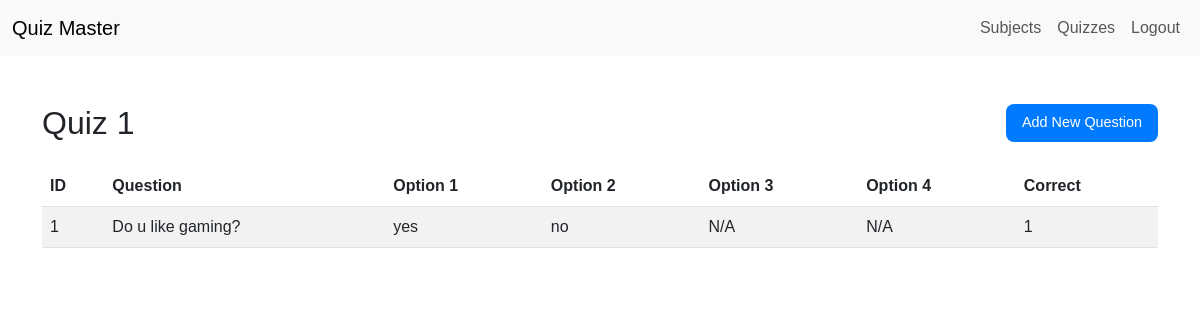
/admin/quiz/1 (signed in), run on an earlier commit of the app's database.
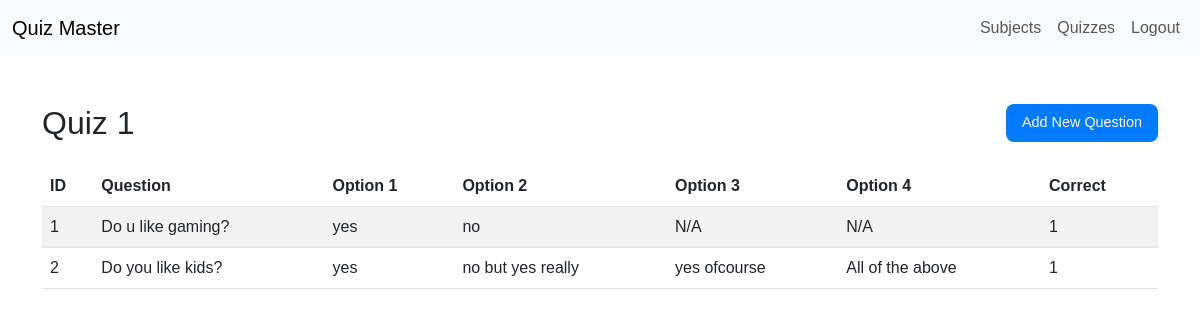
And on a later commit of the database.
### quiz_master/models.py (models this page shows)
class Quiz(db.Model):
    id = db.Column(db.Integer, primary_key=True)
    name = db.Column(db.String, nullable=False)
    chapter_id = db.Column(db.Integer, db.ForeignKey('chapter.id'), nullable=False)
    time_duration = db.Column(db.String(5), nullable=True)  # Format: HH:MM
    remarks = db.Column(db.Text, nullable=True)
    scores = db.relationship('Score', backref='quiz', lazy=True)
    questions = db.relationship('Question', backref='quiz', lazy=True)

class Question(db.Model):
    id = db.Column(db.Integer, primary_key=True)
    quiz_id = db.Column(db.Integer, db.ForeignKey('quiz.id'), nullable=False)
    question_statement = db.Column(db.Text, nullable=False)
    option1 = db.Column(db.String(120), nullable=False)
    option2 = db.Column(db.String(120), nullable=False)
    option3 = db.Column(db.String(120), nullable=False)
    option4 = db.Column(db.String(120), nullable=False)
    correct_option = db.Column(db.Integer, nullable=False)  # 1, 2, 3, or 4

### quiz_master/controllers/admin.py (the view)
@admin_bp.route("/quiz/<int:quiz_id>")
@login_required
def quiz_detail(quiz_id):
    if current_user.role != "admin":
        return redirect(url_for("user.dashboard"))
    quiz = Quiz.query.get_or_404(quiz_id)
    questions = quiz.questions
    return render_template("admin/quiz_detail.html", quiz=quiz, questions=questions)

### quiz_master/templates/admin/quiz_detail.html (shortened to what this page needs)
{% extends "base.html" %}
{% block content %}
<div class="container mt-5">
    <div class="d-flex justify-content-between align-items-center mb-4">
        <h2 class="mb-0">{{ quiz.name }}</h2>
        <button class="btn btn-add-subject" data-bs-toggle="modal" data-bs-target="#addQuestionModal">Add New Question</button>
    </div>
    <table class="table table-striped">
        <thead>
            <tr>
                <th>ID</th>
                <th>Question</th>
                <th>Option 1</th>
                <th>Option 2</th>
                <th>Option 3</th>
                <th>Option 4</th>
                <th>Correct</th>
            </tr>
        </thead>
        <tbody>
            {% for question in questions %}
            <tr>
                <td>{{ question.id }}</td>
                <td>{{ question.question_statement }}</td>
                <td>{{ question.option1 }}</td>
                <td>{{ question.option2 }}</td>
                <td>{{ question.option3 or 'N/A' }}</td>
                <td>{{ question.option4 or 'N/A' }}</td>
                <td>{{ question.correct_option }}</td>
            </tr>
            {% endfor %}
        </tbody>
    </table>
</div>
{% endblock %}

### quiz_master/templates/base.html (shortened to what this page needs)
<!DOCTYPE html>
<html lang="en">
    <head>
        <link href="https://cdn.jsdelivr.net/npm/bootstrap@5.3.0/dist/css/bootstrap.min.css" rel="stylesheet">
        <link rel="stylesheet" href="{{ url_for('static', filename='css/style.css') }}">
    </head>
    <body>
        {% if not request.path.startswith('/auth') %}
        <nav class="navbar navbar-expand-lg navbar-light bg-light">
            <div class="container-fluid">
                {% if current_user.role == 'admin' %}
                <a class="navbar-brand" href="{{ url_for('admin.dashboard') }}">Quiz Master</a>
                {% else %}
                <a class="navbar-brand" href="{{ url_for('user.dashboard') }}">Quiz Master</a>
                {% endif %}
                <div class="collapse navbar-collapse" id="navbarNav">
                    <ul class="navbar-nav ms-auto">
                        {% if current_user.is_authenticated %}
                        {% if current_user.role == 'admin' %}
                        <li class="nav-item">
                            <a class="nav-link" href="{{ url_for('admin.subjects') }}">Subjects</a>
                        </li>
                        <li class="nav-item">
                            <a class="nav-link" href="{{ url_for('admin.quizzes') }}">Quizzes</a>
                        </li>
                        {% else %}
                        <li class="nav-item">
                            <a class="nav-link" href="{{ url_for('user.summary') }}">Summary</a>
                        </li>
                        {% endif %}
                        <li class="nav-item">
                            <a class="nav-link" href="{{ url_for('auth.logout') }}">Logout</a>
                        </li>
                        {% endif %}
                    </ul>
                </div>
            </div>
        </nav>
        {% endif %}
        {% block content %}{% endblock %}
    </body>
</html>

### quiz_master/static/css/style.css (style rules this page uses)
body { font-family: 'Poppins', sans-serif }
.btn-add-subject { background: #007bff; color: #ffffff; border: none; border-radius: 8px; padding: 0.5rem 1rem; font-size: 0.9rem; font-weight: 500; transition: background 0.2s ease; }

What changed in the data, as far as the page shows it:
added Question: id "2", question_statement "Do you like kids?", option1 "yes", option2 "no but yes really", option3 "yes ofcourse", option4 "All of the above", correct_option "1"
